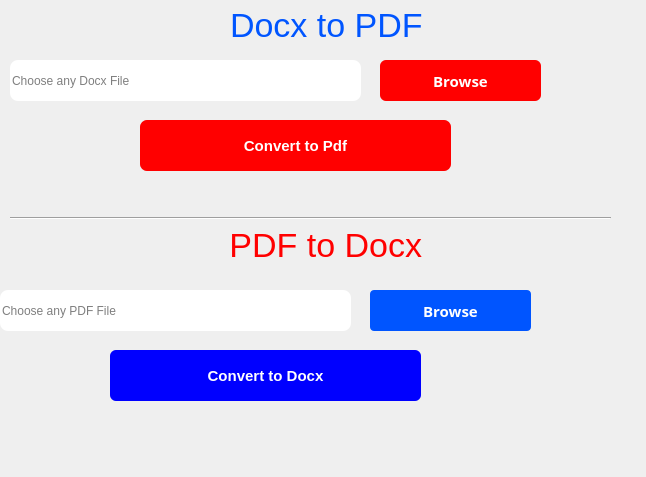
<?xml version="1.0" encoding="UTF-8"?>
<ui version="4.0">
 <class>Dialog</class>
 <widget class="QDialog" name="Dialog">
  <property name="windowModality">
   <enum>Qt::NonModal</enum>
  </property>
  <property name="geometry">
   <rect>
    <x>0</x>
    <y>0</y>
    <width>646</width>
    <height>477</height>
   </rect>
  </property>
  <property name="windowTitle">
   <string>UniCornDoc - Universal Converter Document </string>
  </property>
  <property name="Icon" stdset="0">
   <iconset>
    <selectedon>../../../../../../../../Users/HP/Desktop/MohdMuzammil_24.jpg</selectedon>
   </iconset>
  </property>
  <widget class="QLineEdit" name="LineEdit">
   <property name="geometry">
    <rect>
     <x>10</x>
     <y>60</y>
     <width>351</width>
     <height>41</height>
    </rect>
   </property>
   <property name="styleSheet">
    <string notr="true">border:none;border-radius:8px;</string>
   </property>
   <property name="placeholderText">
    <string>Choose any Docx File </string>
   </property>
   <property name="cursorMoveStyle">
    <enum>Qt::VisualMoveStyle</enum>
   </property>
  </widget>
  <widget class="QPushButton" name="browse">
   <property name="geometry">
    <rect>
     <x>380</x>
     <y>60</y>
     <width>161</width>
     <height>41</height>
    </rect>
   </property>
   <property name="font">
    <font>
     <family>Tw Cen MT Condensed</family>
     <pointsize>-1</pointsize>
     <weight>75</weight>
     <bold>true</bold>
    </font>
   </property>
   <property name="cursor">
    <cursorShape>PointingHandCursor</cursorShape>
   </property>
   <property name="toolTip">
    <string extracomment="Click to Browse the File"/>
   </property>
   <property name="autoFillBackground">
    <bool>false</bool>
   </property>
   <property name="styleSheet">
    <string notr="true">  display: inline-block;
  border: 0;
  font-weight: bold;
  padding: 10px 20px;
  background: red;
  color: #fff;
  font-size: 15px;
border-radius:6px;

</string>
   </property>
   <property name="text">
    <string>Browse</string>
   </property>
   <property name="default">
    <bool>false</bool>
   </property>
   <property name="flat">
    <bool>false</bool>
   </property>
  </widget>
  <widget class="QPushButton" name="converter">
   <property name="geometry">
    <rect>
     <x>140</x>
     <y>120</y>
     <width>311</width>
     <height>51</height>
    </rect>
   </property>
   <property name="cursor">
    <cursorShape>PointingHandCursor</cursorShape>
   </property>
   <property name="toolTip">
    <string extracomment="Browse to Open the File Dialog"/>
   </property>
   <property name="toolTipDuration">
    <number>1</number>
   </property>
   <property name="statusTip">
    <string extracomment="File Browser"/>
   </property>
   <property name="styleSheet">
    <string notr="true">  display: inline-block;
  border: 0;
  font-weight: bold;
  padding: 10px 20px;
  background: red;
  color: #fff;
  font-size: 15px;
border-radius:7px;
</string>
   </property>
   <property name="text">
    <string>Convert to Pdf</string>
   </property>
  </widget>
  <widget class="Line" name="line">
   <property name="geometry">
    <rect>
     <x>10</x>
     <y>210</y>
     <width>601</width>
     <height>16</height>
    </rect>
   </property>
   <property name="orientation">
    <enum>Qt::Horizontal</enum>
   </property>
  </widget>
  <widget class="QLineEdit" name="LineEdit_2">
   <property name="geometry">
    <rect>
     <x>0</x>
     <y>290</y>
     <width>351</width>
     <height>41</height>
    </rect>
   </property>
   <property name="styleSheet">
    <string notr="true">border:none;border-radius:8px;</string>
   </property>
   <property name="placeholderText">
    <string>Choose any PDF File</string>
   </property>
   <property name="cursorMoveStyle">
    <enum>Qt::LogicalMoveStyle</enum>
   </property>
  </widget>
  <widget class="QPushButton" name="pdfbrowse">
   <property name="geometry">
    <rect>
     <x>370</x>
     <y>290</y>
     <width>161</width>
     <height>41</height>
    </rect>
   </property>
   <property name="palette">
    <palette>
     <active>
      <colorrole role="WindowText">
       <brush brushstyle="SolidPattern">
        <color alpha="255">
         <red>255</red>
         <green>255</green>
         <blue>255</blue>
        </color>
       </brush>
      </colorrole>
      <colorrole role="Button">
       <brush brushstyle="SolidPattern">
        <color alpha="255">
         <red>0</red>
         <green>85</green>
         <blue>255</blue>
        </color>
       </brush>
      </colorrole>
      <colorrole role="Text">
       <brush brushstyle="SolidPattern">
        <color alpha="255">
         <red>255</red>
         <green>255</green>
         <blue>255</blue>
        </color>
       </brush>
      </colorrole>
      <colorrole role="ButtonText">
       <brush brushstyle="SolidPattern">
        <color alpha="255">
         <red>255</red>
         <green>255</green>
         <blue>255</blue>
        </color>
       </brush>
      </colorrole>
      <colorrole role="Base">
       <brush brushstyle="SolidPattern">
        <color alpha="255">
         <red>0</red>
         <green>85</green>
         <blue>255</blue>
        </color>
       </brush>
      </colorrole>
      <colorrole role="Window">
       <brush brushstyle="SolidPattern">
        <color alpha="255">
         <red>0</red>
         <green>85</green>
         <blue>255</blue>
        </color>
       </brush>
      </colorrole>
      <colorrole role="PlaceholderText">
       <brush brushstyle="NoBrush">
        <color alpha="128">
         <red>255</red>
         <green>255</green>
         <blue>255</blue>
        </color>
       </brush>
      </colorrole>
     </active>
     <inactive>
      <colorrole role="WindowText">
       <brush brushstyle="SolidPattern">
        <color alpha="255">
         <red>255</red>
         <green>255</green>
         <blue>255</blue>
        </color>
       </brush>
      </colorrole>
      <colorrole role="Button">
       <brush brushstyle="SolidPattern">
        <color alpha="255">
         <red>0</red>
         <green>85</green>
         <blue>255</blue>
        </color>
       </brush>
      </colorrole>
      <colorrole role="Text">
       <brush brushstyle="SolidPattern">
        <color alpha="255">
         <red>255</red>
         <green>255</green>
         <blue>255</blue>
        </color>
       </brush>
      </colorrole>
      <colorrole role="ButtonText">
       <brush brushstyle="SolidPattern">
        <color alpha="255">
         <red>255</red>
         <green>255</green>
         <blue>255</blue>
        </color>
       </brush>
      </colorrole>
      <colorrole role="Base">
       <brush brushstyle="SolidPattern">
        <color alpha="255">
         <red>0</red>
         <green>85</green>
         <blue>255</blue>
        </color>
       </brush>
      </colorrole>
      <colorrole role="Window">
       <brush brushstyle="SolidPattern">
        <color alpha="255">
         <red>0</red>
         <green>85</green>
         <blue>255</blue>
        </color>
       </brush>
      </colorrole>
      <colorrole role="PlaceholderText">
       <brush brushstyle="NoBrush">
        <color alpha="128">
         <red>255</red>
         <green>255</green>
         <blue>255</blue>
        </color>
       </brush>
      </colorrole>
     </inactive>
     <disabled>
      <colorrole role="WindowText">
       <brush brushstyle="SolidPattern">
        <color alpha="255">
         <red>255</red>
         <green>255</green>
         <blue>255</blue>
        </color>
       </brush>
      </colorrole>
      <colorrole role="Button">
       <brush brushstyle="SolidPattern">
        <color alpha="255">
         <red>0</red>
         <green>85</green>
         <blue>255</blue>
        </color>
       </brush>
      </colorrole>
      <colorrole role="Text">
       <brush brushstyle="SolidPattern">
        <color alpha="255">
         <red>255</red>
         <green>255</green>
         <blue>255</blue>
        </color>
       </brush>
      </colorrole>
      <colorrole role="ButtonText">
       <brush brushstyle="SolidPattern">
        <color alpha="255">
         <red>255</red>
         <green>255</green>
         <blue>255</blue>
        </color>
       </brush>
      </colorrole>
      <colorrole role="Base">
       <brush brushstyle="SolidPattern">
        <color alpha="255">
         <red>0</red>
         <green>85</green>
         <blue>255</blue>
        </color>
       </brush>
      </colorrole>
      <colorrole role="Window">
       <brush brushstyle="SolidPattern">
        <color alpha="255">
         <red>0</red>
         <green>85</green>
         <blue>255</blue>
        </color>
       </brush>
      </colorrole>
      <colorrole role="PlaceholderText">
       <brush brushstyle="NoBrush">
        <color alpha="128">
         <red>255</red>
         <green>255</green>
         <blue>255</blue>
        </color>
       </brush>
      </colorrole>
     </disabled>
    </palette>
   </property>
   <property name="font">
    <font>
     <family>Tw Cen MT Condensed</family>
     <pointsize>-1</pointsize>
     <weight>75</weight>
     <bold>true</bold>
    </font>
   </property>
   <property name="cursor">
    <cursorShape>PointingHandCursor</cursorShape>
   </property>
   <property name="toolTip">
    <string extracomment="Click to Browse the File"/>
   </property>
   <property name="autoFillBackground">
    <bool>false</bool>
   </property>
   <property name="styleSheet">
    <string notr="true">  display: inline-block;
  border: 0;
  font-weight: bold;
  padding: 10px 20px;
  background: #0055ff;
  color: white;
  font-size: 15px;
border:none;
border-radius:4px;
</string>
   </property>
   <property name="text">
    <string>Browse</string>
   </property>
   <property name="default">
    <bool>false</bool>
   </property>
   <property name="flat">
    <bool>false</bool>
   </property>
  </widget>
  <widget class="QPushButton" name="converter_pdf">
   <property name="geometry">
    <rect>
     <x>110</x>
     <y>350</y>
     <width>311</width>
     <height>51</height>
    </rect>
   </property>
   <property name="cursor">
    <cursorShape>PointingHandCursor</cursorShape>
   </property>
   <property name="toolTip">
    <string extracomment="Browse to Open the File Dialog"/>
   </property>
   <property name="toolTipDuration">
    <number>1</number>
   </property>
   <property name="statusTip">
    <string extracomment="File Browser"/>
   </property>
   <property name="styleSheet">
    <string notr="true">  display: inline-block;
  border: 0;
  font-weight: bold;
  padding: 10px 20px;
  background:blue;
  color: #fff;
  font-size: 15px;
border-radius:6px;
 box-shadow:4px;
</string>
   </property>
   <property name="text">
    <string>Convert to Docx</string>
   </property>
  </widget>
  <widget class="QLabel" name="Docxhead">
   <property name="geometry">
    <rect>
     <x>230</x>
     <y>10</y>
     <width>211</width>
     <height>31</height>
    </rect>
   </property>
   <property name="styleSheet">
    <string notr="true">color:#0055ff;
font-size:34px;
font-weight:300;
font:Poppins;
</string>
   </property>
   <property name="text">
    <string>Docx to PDF</string>
   </property>
  </widget>
  <widget class="QLabel" name="Pdfhead">
   <property name="geometry">
    <rect>
     <x>220</x>
     <y>230</y>
     <width>221</width>
     <height>31</height>
    </rect>
   </property>
   <property name="styleSheet">
    <string notr="true">color:red;
font-size:34px;
font-weight:300;
font:Poppins;
</string>
   </property>
   <property name="text">
    <string> PDF to Docx</string>
   </property>
  </widget>
  <widget class="QLabel" name="docxloading">
   <property name="geometry">
    <rect>
     <x>170</x>
     <y>180</y>
     <width>271</width>
     <height>31</height>
    </rect>
   </property>
   <property name="styleSheet">
    <string notr="true">color:#0055ff;
font-size:24px;
font-weight:300;
font:Poppins;
</string>
   </property>
   <property name="text">
    <string></string>
   </property>
  </widget>
  <widget class="QLabel" name="pdfloading">
   <property name="geometry">
    <rect>
     <x>190</x>
     <y>420</y>
     <width>261</width>
     <height>31</height>
    </rect>
   </property>
   <property name="styleSheet">
    <string notr="true">color:#0055ff;
font-size:24px;
font-weight:300;
font:Poppins;
</string>
   </property>
   <property name="text">
    <string></string>
   </property>
  </widget>
 </widget>
 <resources/>
 <connections/>
</ui>
